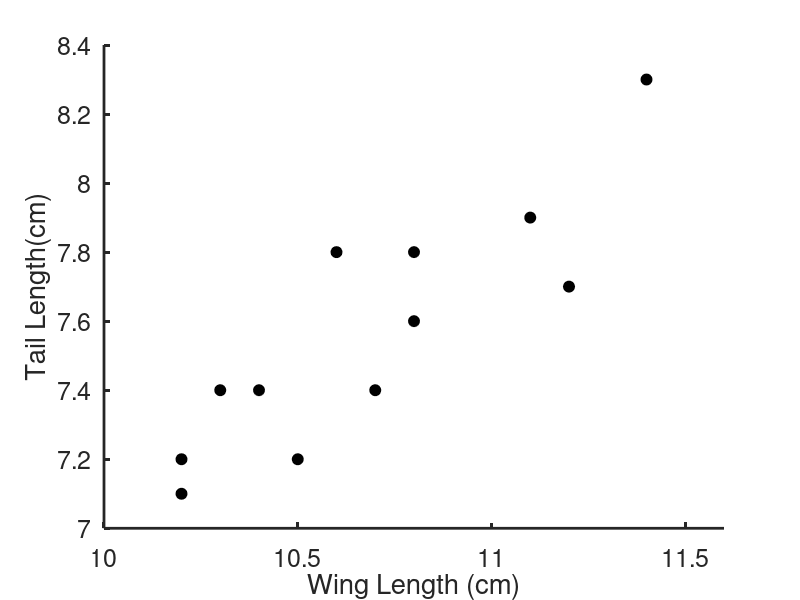

Recreate this plot in MATLAB.
% Purpose: Code written in response to Exercise 1 of the parametric
% correlation tests discussion on Canvas.

% Link: https://canvas.upenn.edu/courses/1358934/discussion_topics/5600885

% Josh's solution: 

% Written 2.16.2020 by CMH

wingLength = [10.4 10.8 11.1 10.2 10.3 10.2 10.7 10.5 10.8 11.2 10.6 11.4]; % X - cm
mean_WL = mean(wingLength);
tailLength = [7.4 7.6 7.9 7.2 7.4 7.1 7.4 7.2 7.8 7.7 7.8 8.3]; % Y - cm
mean_TL = mean(tailLength);
n = length(wingLength);
alpha = 0.05;

%% Plot against each other
figure(1) 
hold on

plot(wingLength, tailLength, 'ko', 'MarkerSize', 8, 'MarkerFaceColor', 'k');
set(gca, 'FontSize', 18, 'LineWidth', 2);
xlabel('Wing Length (cm)');
ylabel('Tail Length(cm)');
xlim([10 11.6]);
box off

hold off

% 1. Yes, these two variables look like they are related.

%% Calculate r(x,y) and r(y,x) and then with corrcoef
num = sum((wingLength - mean_WL) .* (tailLength - mean_TL));
x_denom = sqrt(sum((wingLength - mean_WL) .^ 2));
y_denom = sqrt(sum((tailLength - mean_TL) .^ 2));

r_xy_hand = num/(x_denom * y_denom);
r_yx_hand = num/(y_denom * x_denom);
r_matlab = corrcoef(wingLength, tailLength);
r_xy_matlab = r_matlab(1, 2);
r_yx_matlab = r_matlab(2, 1);
 
r = r_xy_hand;

% 2. Yes, the value for r I calcualted by hand matches the one in Matlab.

%% Find standard error and 95% CI
SE = sqrt((1 - r^2)/(n - 2));

FZ = 0.5 * log((1 + r)/(1 - r));
sz = sqrt(1/(n-3));

z_lower = FZ + norminv(alpha/2) * sz;
z_upper = FZ - norminv(alpha/2) * sz;

r_upper = (exp(2*z_upper) - 1)/(exp(2*z_upper) + 1);
r_lower = (exp(2*z_lower) - 1)/(exp(2*z_lower) + 1);

% 3. Standard error is 0.1557 and CI is [0.5923 0.9632];

%% Find significance
t = r/SE;
p = 1-tcdf(t, n - 2);

% 4. Yes, p = 0.00015

%% Is r = 0.75 different?
zm = FZ;
rh = 0.75;
zh = 0.5 * log((1 + rh)/(1 - rh));

z = (zm - zh)/(sqrt(1/(n - 3)));

t_new = 1-normcdf(z/2);

% 5. No, in this case p = 0.2938 so we do not reject the null

%% Calculate power and sample size needed to reject r = 0 when r > 0.5
% Pieces of code below adapted from Josh's answer key
df = n-2;
tcrit=tinv(1-alpha/2,df);
rcrit=sqrt(tcrit^2/(tcrit^2+(df)));
zr=0.5*log((1+rcrit)/(1-rcrit));

Zb=(zm-zr)*sqrt(n-3);
power=normcdf(Zb);

% 6. The power is 0.98

percReject = 0.01;
rho = 0.5;
Zb = tinv(1 - percReject,inf);
Za = tinv(1 - alpha/2, inf);
zeta= 0.5 * log((1 + rho)/(1 - rho));
SampleSize = round(((Zb + Za)/zeta)^2+3);

% 6. We need a sample size of 64